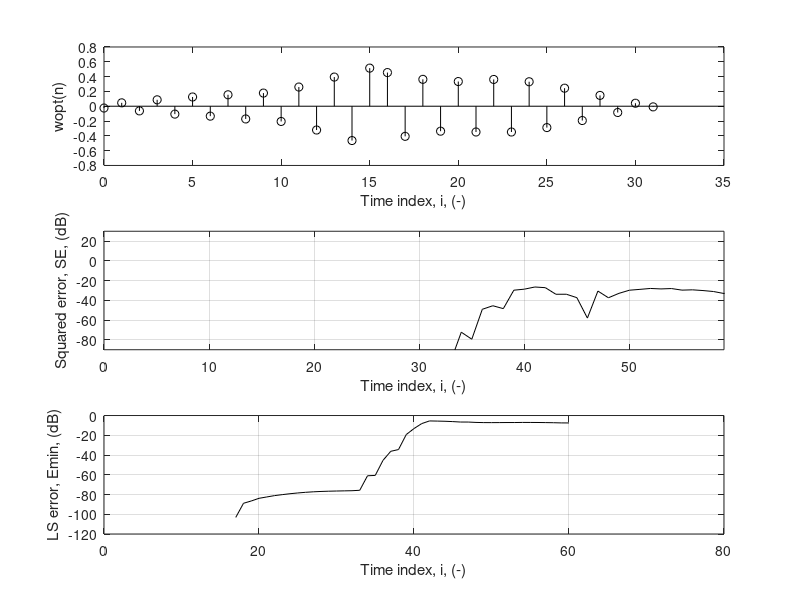

The MATLAB script that drew this image:
clear ;
clear functions ;
clf ;
Nbits      =  60 ;  % (-), number of bits.
Npoints_w  =  2^5 ;  % (-), number of points in w
D          =  2^4 ;  % (T-spaced samples), Decoding delay
sigman2    =  10^(-4) ;
% For RLS, time starts at 1.
% transmitter data
sigmab2 = 1 ;
bn    =   ( 2 * ( rand(Nbits,1) < 0.5 ) - 1 ) ;
dn    =   [ zeros(D,1) ; bn ] ;
% channel
h = [ 1  1   0   0     ].' ;
% received signal
sn = conv(h,bn) ;
% generate noise
eta_n  =  sqrt(sigman2) * randn(length(sn),1) ;
% add noise
rn  =  sn + eta_n ;
% Set the un vector.
un  =  zeros(Npoints_w,1) ;
% Make a vector to hold all the errors.
errors1   =   0 * dn ;
Emins     =   0 * dn ;
woptn = zeros(Npoints_w,1) ;
% RLS initialization, time n=0 belongs here:
% Put your code here.
%%%%%%%%%%%%%%%CODE%%%%%%%%%%%%%%%%%%
lambda = 0.95;      % forgetting factor
delta = sigman2 / (sigmab2 * (h' * h));     
Pn = (1/delta) * eye(Npoints_w);
Eminn = 0;
%%%%%%%%%%%%%%%%%%%%%%%%%%%%%%%%%%%%%

for n  =  1 : Nbits ,
        % un is from
        un  =  [ rn(n) ; un( 1 : (Npoints_w-1) ) ] ;
        % dn is from
        %  dn(n)
        % RLS, times n = 1, 2, 3, ... belongs here:
        % and put your code here.
        %%%%%%%%%%%%%%%%%%%CODE%%%%%%%%%%%%%%%%%%%%%%%%%%%%
        Pin = Pn * un;
        kn = Pin / (lambda + un' * Pin);
        Pn = (1/lambda) * Pn - (1/lambda) * kn * Pin';
        alphan = dn(n) - woptn' * un;
        woptn = woptn + kn* alphan;
        en = dn(n) - woptn' * un;
        Eminn = lambda * Eminn + en*alphan;
        %%%%%%%%%%%%%%%%%%%%%%%%%%%%%%%%%%%%%%%%%%%%%%%%%%%
        errors1(n)  =     en ;
        Emins(n)    =  Eminn ;
end

iw = [ 0 : (length(woptn)-1) ] ;
subplot(311) ;
stem(iw,woptn,'ok') ;
ylabel('wopt(n)') ;
xlabel('Time index, i, (-)') ;
subplot(312) ;
se_db  =  20* log10(abs(errors1)) ;
plot(se_db,'k-') ;
% axis ( [ 0 (Nbits-1) -40 0] ) ;
axis ( [ 0 (Nbits-1) -90 30] ) ;
ylabel('Squared error, SE, (dB)') ;
xlabel('Time index, i, (-)') ;
grid ; 
subplot(313) ;
se_db  =  20* log10(abs(Emins)) ;
plot(se_db,'k-') ;
ylabel('LS error, Emin, (dB)') ;
xlabel('Time index, i, (-)') ;
grid ; 

